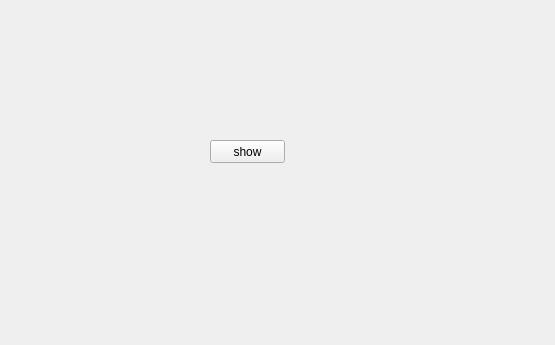
<?xml version="1.0" encoding="UTF-8"?>
<ui version="4.0">
 <class>OverlayTest</class>
 <widget class="QWidget" name="OverlayTest">
  <property name="geometry">
   <rect>
    <x>0</x>
    <y>0</y>
    <width>555</width>
    <height>345</height>
   </rect>
  </property>
  <property name="windowTitle">
   <string>Form</string>
  </property>
  <widget class="QPushButton" name="btn_show">
   <property name="geometry">
    <rect>
     <x>210</x>
     <y>140</y>
     <width>75</width>
     <height>23</height>
    </rect>
   </property>
   <property name="text">
    <string>show</string>
   </property>
  </widget>
 </widget>
 <resources/>
 <connections/>
</ui>
